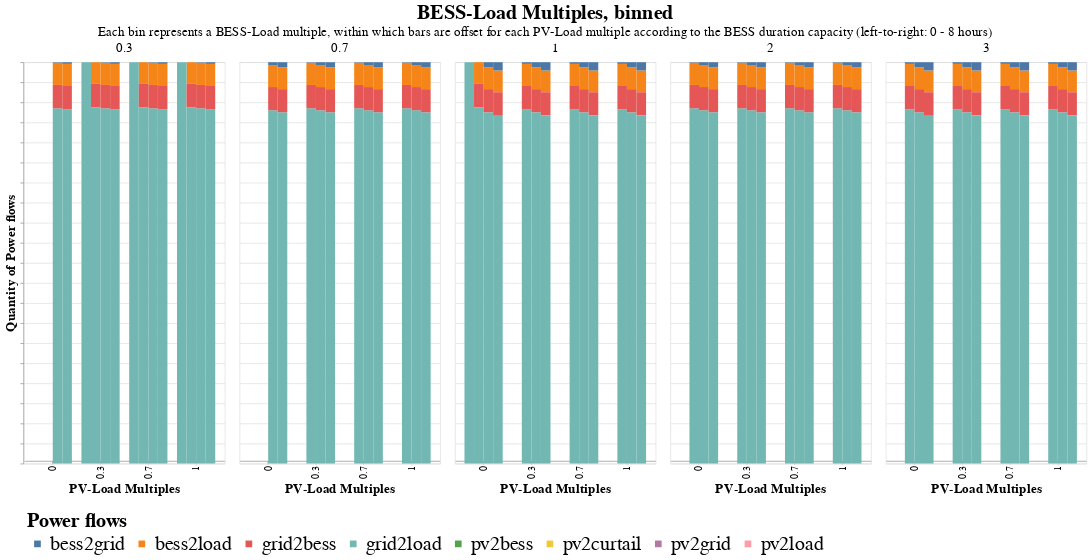

Source (notebook cell):
### Code cell
# Select only the columns of interest
columns_of_interest = ['PV_Load_M', 'BESS_Load_M', 'T_BESS', 'pv2load', 'pv2bess', 'pv2grid', 'bess2load', 'bess2grid', 'grid2load', 'grid2bess', 'pv2curtail']
subset_data = results_env[columns_of_interest]

# Melt the DataFrame to long format
melted_data = subset_data.melt(id_vars=['PV_Load_M', 'BESS_Load_M', 'T_BESS'], var_name='source', value_name='value')

# Plot stacked bar chart
quant= alt.Chart(
    melted_data,
    title= alt.TitleParams(
        text= 'BESS-Load Multiples, binned',
        subtitle= 'Each bin represents a BESS-Load multiple, within which bars are offset for each PV-Load multiple according to the BESS duration capacity (left-to-right: 0 - 8 hours)',
        anchor= 'middle',
        fontSize= 30,
        subtitleFontSize= 20
    )
).mark_bar().encode(
    x=alt.X('PV_Load_M:O', title='PV-Load Multiples', axis=alt.Axis(offset= -5)),
    #x2=alt.X2('PV_Load_M:O', title='PV-Load Multiple'),# axis=alt.Axis(offset=-5)),
    #x=alt.X('T_BESS:N', title= 'BESS Duration', axis= alt.Axis(offset= -5)),
    xOffset= 'T_BESS:N',
    y=alt.Y('sum(value):Q', title='Quantity of Power flows', axis= alt.Axis(labels= False)).stack('normalize'),
    color=alt.Color('source:N', legend= alt.Legend(title= 'Power flows')),
    column= alt.Column('BESS_Load_M:N', title= '', header= alt.Header(labelFontSize= 20)),
    tooltip=['PV_Load_M', 'BESS_Load_M', 'T_BESS', 'source', 'value'],
    #size= alt.Size('T_BESS:Q').scale(domain= (-0.1, 2)),
    
).properties(
    width=300,
    height=600
).configure_axis(
    labelFontSize= 15,
    titleFontSize= 20,
).configure_legend(
    labelFontSize= 30,
    titleFontSize= 30,
    orient= 'bottom',
    padding= 5
)
# num= alt.Chart(melted_data).mark_bar().encode(
#     x=alt.X('PV_Load_M:O', title='PV-Load Multiple', axis=alt.Axis(offset=-5)),
#     y=alt.Y('sum(value):Q', title='Quantity'),
#     color='source:N',
#     column= alt.Column('BESS_Load_M:N', title= 'BESS-Load Multiple, binned'),
#     tooltip=['PV_Load_M', 'BESS_Load_M', 'source', 'value'],
#     size= alt.Size('T_BESS:N').scale(domain= (-0.1, 2))
# ).properties(
#     width=300,
#     height=600
# )

quant

### Figure 1 — Vega-Lite specification as saved in the notebook (floating-point values rounded to 4 significant figures; data arrays with more than 128 entries replaced by an {"elided": "..."} marker saying what was removed)
{"config": {"view": {"continuousWidth": 300, "continuousHeight": 300}, "axis": {"labelFontSize": 15, "titleFontSize": 20}, "legend": {"labelFontSize": 30, "orient": "bottom", "padding": 5, "titleFontSize": 30}}, "data": {"name": "data-acdbfdb0adbe6c1f57ffb93ec2211abd"}, "mark": {"type": "bar"}, "encoding": {"color": {"field": "source", "legend": {"title": "Power flows"}, "type": "nominal"}, "column": {"field": "BESS_Load_M", "header": {"labelFontSize": 20}, "title": "", "type": "nominal"}, "tooltip": [{"field": "PV_Load_M", "type": "quantitative"}, {"field": "BESS_Load_M", "type": "quantitative"}, {"field": "T_BESS", "type": "quantitative"}, {"field": "source", "type": "nominal"}, {"field": "value", "type": "quantitative"}], "x": {"axis": {"offset": -5}, "field": "PV_Load_M", "title": "PV-Load Multiples", "type": "ordinal"}, "xOffset": {"field": "T_BESS", "type": "nominal"}, "y": {"aggregate": "sum", "axis": {"labels": false}, "field": "value", "stack": "normalize", "title": "Quantity of Power flows", "type": "quantitative"}}, "height": 600, "title": {"text": "BESS-Load Multiples, binned", "anchor": "middle", "fontSize": 30, "subtitle": "Each bin represents a BESS-Load multiple, within which bars are offset for each PV-Load multiple according to the BESS duration capacity (left-to-right: 0 - 8 hours)", "subtitleFontSize": 20}, "width": 300, "$schema": "https://vega.github.io/schema/vega-lite/v5.8.0.json", "datasets": {"data-acdbfdb0adbe6c1f57ffb93ec2211abd": {"elided": "496 records"}}}
